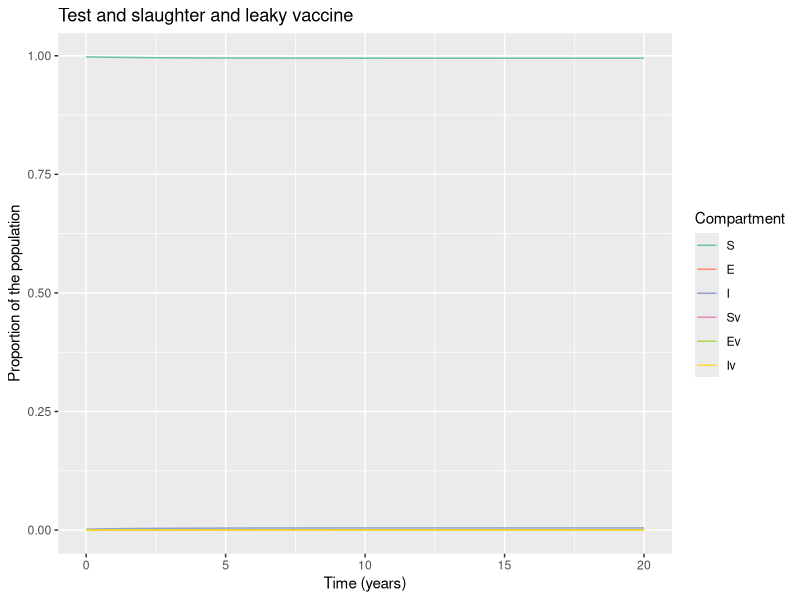

Reproduce this figure in R.
# LOAD THE PACKAGES:
library(deSolve)
library(reshape2)
library(ggplot2)


# MODEL INPUTS:

initial_state_values <- c(S = 1224000 - 2884,
                          E = 1000,        
                          I = 1884,        
                          Sv = 0,      
                          Ev = 0,
                          Iv = 0)      

# Parameters
#R0=5.4

parameters <- c(beta = 0.5,     # the infection rate in units of years^-1  5.2
                delta = 0.01*365,     # the latency period in units of years^-1 
                c_s = 0.39,       # the reduction in the force of infection
                # acting on those vaccinated
                c_i = 0.39,# the reduction in the infectivity of vaccinated infected bovines  
                u = 1/5,#death rate in units of years^-1 
                a = 0.71, #testing rate in units of years^-1
                b = 1/5, #birth rate in units of years^-1
                vc = 0,  # vaccination rate
                w = 0.002 ) #wildife infection rate 0.131
              
             

# TIMESTEPS:

# Sequence of timesteps to solve the model at
times <- seq(from = 0, to = 20, by =0.1)#from 0 to 10 years, daily intervalS
# MODEL FUNCTION: 

vaccine_model <- function(time, state, parameters) {  
  
  with(as.list(c(state, parameters)), {    
    
    # Defining lambda as a function of beta and E:
    N <- S + E + I + Sv + Ev + Iv 
    lambda <- beta * I/N + c_i * beta * Iv/N 
    # the Ev compartment gets c_i times less infected than the E compartment
    
    
    # The differential equations
    dS <- -lambda * S - u * S - S * w - vc * S + (b * N * (1-vc))+ a * I + a * Iv
    dE <- lambda * S - delta * E - u * E - vc * E 
    dI <- delta * E - a * I - u * I + S * w 
    dSv <- -c_s * lambda * Sv - u * Sv + vc * S  + b * N * vc - Sv * w            
    dEv <- c_s * lambda * Sv - delta * Ev - u * Ev + vc * E 
    dIv <- delta * Ev - a * Iv - u * Iv + Sv * w 
    
    return(list(c(dS, dE, dI, dSv, dEv, dIv))) 
  })
  
}

# MODEL OUTPUT:

# Solving the differential equations using the ode integration algorithm
output <- as.data.frame(ode(y = initial_state_values, 
                            times = times, 
                            func = vaccine_model,
                            parms = parameters))

# PLOT THE OUTPUT

# turn output dataset into long format
output_long <- melt(as.data.frame(output), id = "time")

# Adding a column for the prevalence proportion to the long-format output
output_long$prevalence <- output_long$value/sum(initial_state_values)

# Plot the number in each compartment over time
ggplot(data = output_long,                                               
       aes(x = time, y = prevalence, colour = variable, group = variable)) +  
  geom_line() +                                                          
  xlab("Time (years)")+                                                   
  ylab("Proportion of the population") +
  labs(title = paste("Test and slaughter and leaky vaccine"), 
       colour = "Compartment") +
  scale_colour_brewer(palette = "Set2")

#incidence<- diff(output_long$value[output_long$variable=="T"])
#plot(incidence)
#lambda <- 5.2/2 * (output_long$value[output_long$variable=="I"])
